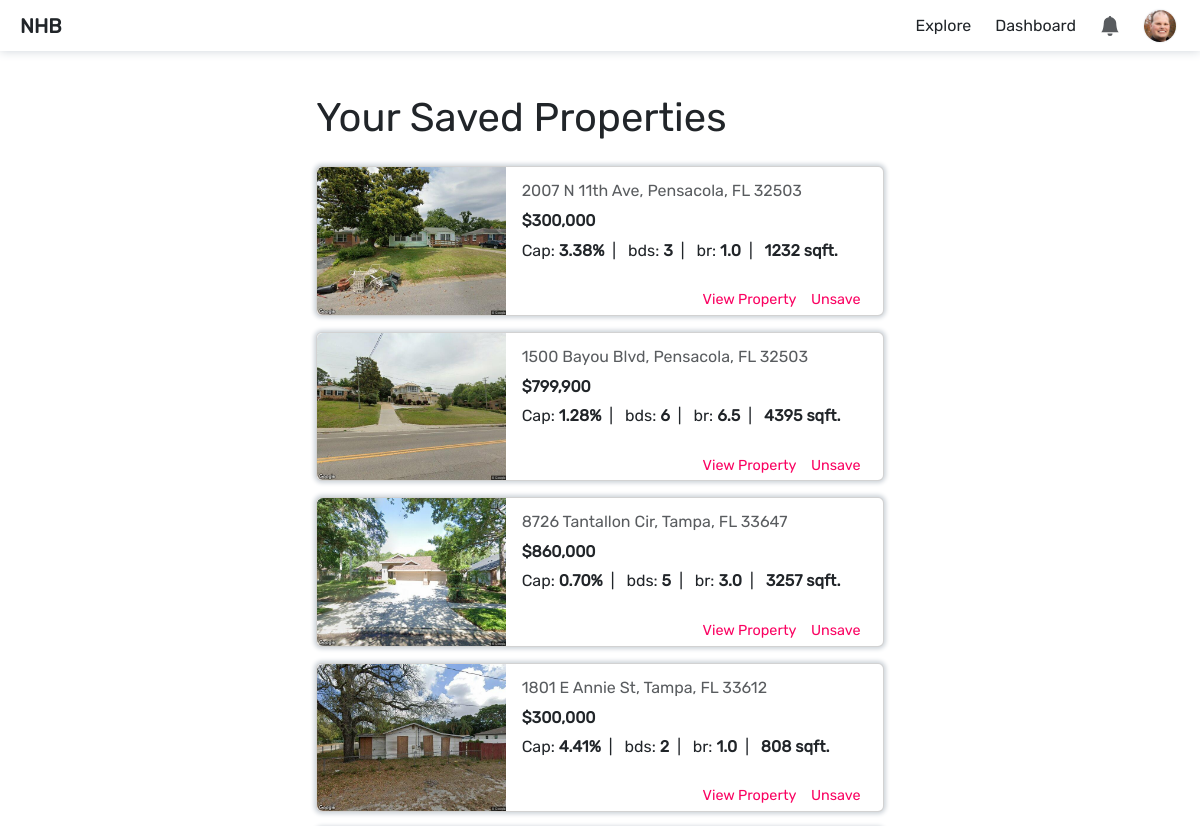
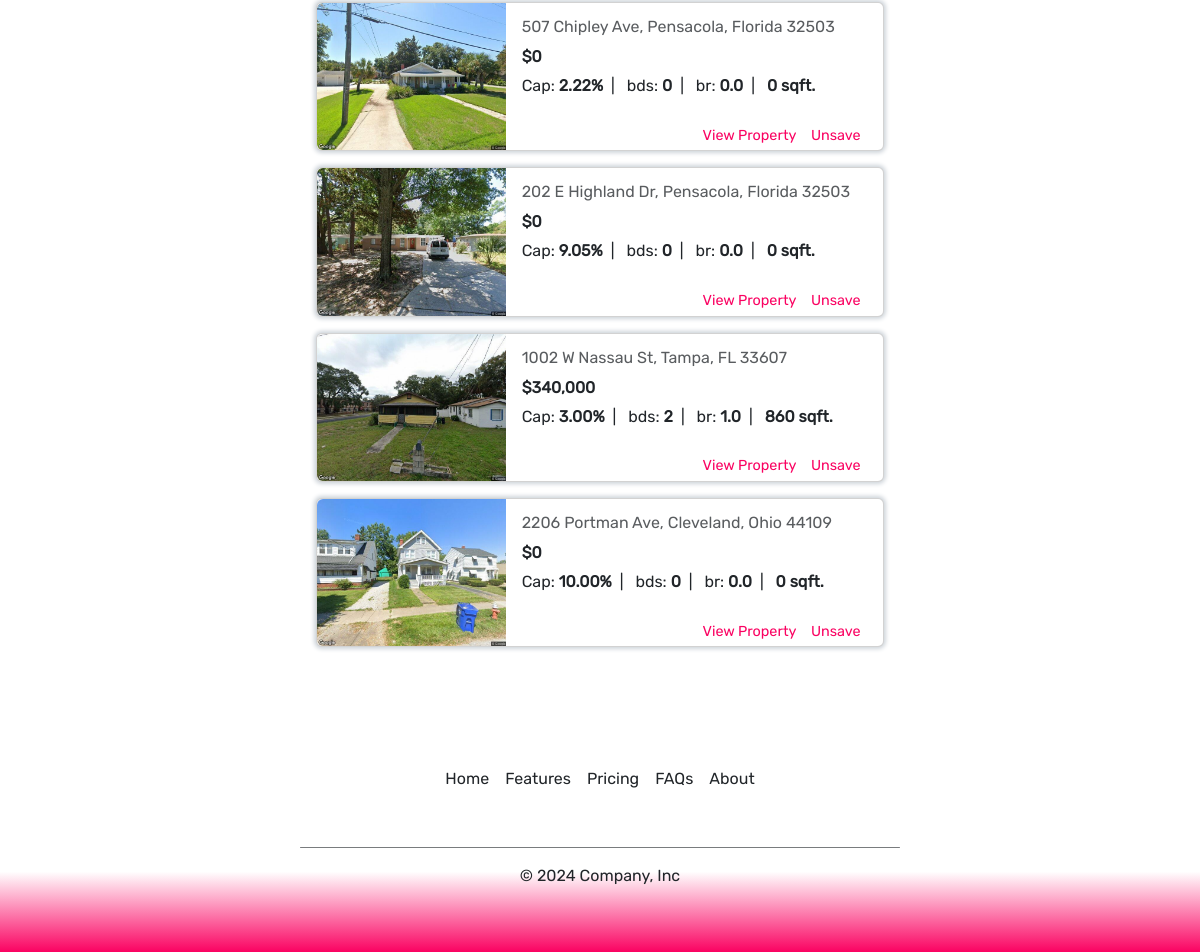
The app's page /profile/saved/ (signed in) with its own data (2 pictures, top to bottom).
### profiles/models.py (models this page shows, shortened)
class Profile(models.Model):
    user = models.ForeignKey(User, on_delete=models.CASCADE)
    theme = models.CharField(choices=[('light','light'), ('dark','dark')], max_length=100, default='light')
    goal = models.CharField(choices=GOAL_CHOICES, max_length=100, default='Searching for Investment Property')
    phone_number = models.CharField(max_length=10, blank=True, null=True)
    location = models.CharField(max_length=100, blank=True, null=True)
    profile_picture = models.ImageField(upload_to='profile_pictures', blank=True, null=True)

### property/models.py (models this page shows, shortened)
class SavedProperty(models.Model):
    profile = models.ForeignKey(Profile, on_delete=models.CASCADE)
    property_id = models.CharField(max_length=100)
    address = models.CharField(max_length=250)
    city = models.CharField(max_length=100)
    state = models.CharField(max_length=2)
    zip = models.IntegerField()
    image = models.ImageField(upload_to='property_images/', default='property_images/default/shrek.webp')
    price = models.DecimalField(max_digits=10, decimal_places=2)
    cap_rate = models.DecimalField(max_digits=7, decimal_places=4)
    beds = models.IntegerField()
    baths = models.DecimalField(max_digits=2, decimal_places=1)
    sq_ft = models.IntegerField()
    timestamp = models.DateTimeField(auto_now_add=True)
    archived = models.BooleanField(default=False)
    class Meta:
        constraints = [
            models.UniqueConstraint('profile', 'property_id', name='profile-property_id'),
        ]
    @property
    def endpoint(self):
        return f'/property/detail/state={self.state}&city={self.city}&address={self.address}&zip={self.zip}&id={self.property_id}/'
    @property
    def address_full(self):
        return f'{self.address}, {self.city}, {self.state} {self.zip}'

### profiles/views.py (the view)
# urls.py: path('saved/', views.saved_property_list_view, name='saved_property_list'),
@login_required(login_url='/account/login/')
def saved_property_list_view(request, *args, **kwargs):
    profile = Profile.objects.get(user=request.user)
    saved_properties_qs = SavedProperty.objects.filter(profile=profile).filter(archived=False).order_by('-timestamp')
    return render(request, 'profile/saved-properties.html', { 'profile': profile, 'saved_properties': saved_properties_qs })

### agent/templatetags/is_agent.py (called while the page is built)
@register.filter(name='is_agent')
def is_agent(user: User, group_name='Agent'):
    return user.groups.filter(name=group_name).exists()

### property/templatetags/currency.py (called while the page is built)
@register.filter(name='currency')
def currency(value: str, decimal: int)-> str:
    if type(value) == str:
        if value == '':
            value = 0
        else:
            value = float(value)
    return f'${value:,.{decimal}f}'

### property/templatetags/percentage.py (called while the page is built)
@register.filter(name='percentage')
def percentage(value: float)-> str:
    return f'{value*100:.2f}%'

### templates/profile/saved-properties.html
{% extends "base.html" %}
{% block content %}
<div class="container col-12 col-md-8 col-lg-6 py-5 px-3">
    <h1 class="mb-4">Your Saved Properties</h1>
    <div id="saved-property-container">
    {% if not saved_properties %}
        <p>No saved properties.</p>
    {% else %}
    {% for property in saved_properties %}
        {% include "profile/partials/saved-property-card.html" %}
    {% endfor %}
    {% endif %}
    </div>
</div>
{% endblock content %}

### templates/components/nav.html (shortened to what this page needs)
{% load is_agent %}
<nav
id="navbar"
class="navbar navbar-expand-lg w-100 py-1"
>
    <div class="container-fluid m-0">
        <div class="collapse navbar-collapse justify-content-between" id="navbarSupportedContent">
            <a id='brand' class="navbar-brand px-2" href="/">NHB</a>
            <ul class="navbar-nav mb-2 mb-lg-0">
                <li class="nav-item me-2">
                    <a class="nav-link {% if '/explore/' in request.get_full_path %}active{% endif %}" href="/explore/">
                        Explore
                    </a>
                </li>
                {% if not request.user|is_agent %}
                <li class="nav-item me-2 dropdown">
                    <a class="nav-link dropdown-toggle {% if '/agent/' in request.get_full_path %}active{% endif %}" href="#" role="button" data-bs-toggle="dropdown" aria-expanded="false">
                        Agents
                    </a>
                    <ul id='agent-dropdown' class="dropdown-menu">
                        <li><a class="dropdown-item" href="#">Find an Agent</a></li>
                        <li><hr class="dropdown-divider"></li>
                        <li><a class="dropdown-item" href="/agent/become-an-agent/">Become an Agent</a></li>
                    </ul>
                </li>
                {% else %}
                <li class="nav-item me-2">
                    <a class="nav-link {% if '/agent/' in request.get_full_path %}active{% endif %}" href="/agent/dashboard/">
                        Dashboard
                    </a>
                </li>
                {% endif %}
                {% if not user.is_authenticated %}
                    <li class="nav-item">
                        <a class="nav-link" href="/account/register/">Login / Signup</a>
                    </li>
                    {% else %}
                    <li class="nav-item dropdown h-100 align-items-start me-2 " >
                        <a
                        id="notification-dropdown-tg"
                        class="nav-link dropdown-toggle d-flex align-items-center position-relative"
                        href="#"
                        role="button"
                        data-bs-toggle="dropdown"
                        aria-expanded="false"
                        onclick="clearNotifications()"
                        >
                            <svg id="notification-icon" xmlns="http://www.w3.org/2000/svg" width="20" height="20" fill="white" class="bi bi-bell-fill" viewBox="0 0 16 16">
                                <path d="M8 16a2 2 0 0 0 2-2H6a2 2 0 0 0 2 2m.995-14.901a1 1 0 1 0-1.99 0A5 5 0 0 0 3 6c0 1.098-.5 6-2 7h14c-1.5-1-2-5.902-2-7 0-2.42-1.72-4.44-4.005-4.901"/>
                            </svg>
                        </a>
                    </li>
                    <li class="nav-item dropdown">
                        <a id="profile-dropdown-tg" class="nav-link dropdown-toggle d-flex align-items-center" href="#" role="button" data-bs-toggle="dropdown" aria-expanded="false">
                            <div id="profile-badge-container">
                            {% if not user.profile_set.first.profile_picture %}
                                {% include "icons/profile-icon.html" %}
                            {% else %}
                                <img src="{{ user.profile_set.first.profile_picture.url }}" class="profile-badge me-1" alt="profile picture">
                            {% endif %}
                            </div>
                        </a>
                    </li>
                {% endif %}
            </ul>
        </div>
    </div>
</nav>

### templates/profile/partials/saved-property-card.html (shortened to what this page needs)
{% load static %}
{% load currency %}
{% load percentage %}
{% load comma %}
<div id="property-card-{{property.property_id}}" class="card mb-3 w-auto" style="box-shadow: 0 0 4px 2px var(--bs-dark-bg-subtle);">
    <div class="row g-0">
        <div class="col-4 col-md-4">
            <img src="{{property.image.url}}" class="img-fluid rounded-start h-100 card-image" alt="...">
        </div>
        <div class="col-8 col-md-8">
            <div class="card-body h-100  align-items-center py-1 ps-3 pe-2">
                <div class="property-card-details h-75 pt-2">
                    <p class="text-muted mb-2">{{ property.address_full }}</p>
                    <h6 style="font-weight:600;">{{ property.price|currency:0 }}</h6>
                    <p class="mb-2" style="font-size:1rem;">
                        Cap: <strong >{{ property.cap_rate|percentage }}</strong>&ensp;|&ensp;
                        bds: <strong>{{ property.beds }}</strong>&ensp;|&ensp;
                        br: <strong>{{ property.baths }}</strong>&ensp;|&ensp;
                        <strong>{{ property.sq_ft }} sqft.</strong>
                    </p>
                </div>
                <div id="card-button-container" class="d-flex pb-2 h-25">
                    <a style="color:var(--love);" href="{{property.endpoint}}">View Property</a>
                    {% if user == request.user %}
                        <a
                        style="color:var(--love);"
                        hx-post="{% url 'toggle_property_saved' %}"
                        hx-target="#property-card-{{property.property_id}}"
                        hx-vals='{ "view": "profile", "property": { "propertyId": "{{property.property_id}}" }}'
                        hx-swap="outerHTML"
                        >Unsave</a>
                    {% endif %}
                </div>
            </div>
        </div>
    </div>
</div>

### static/css/styles.css (style rules this page uses)
:root { --background: #292b2c; --foreground: #f5f5f5; --primary: #707070; --love: #fa0261; --hidden: #34d3eb; }
body { font-family: Rubik,Arial,sans-serif!important; }

### templates/profile/partials/saved-property-card.html (style rules this page uses)
#card-button-container { display: flex; justify-content: flex-end; align-items: flex-end; }
#card-button-container a { color: var(--bs-secondary-color); font-size: .9rem; cursor: pointer; margin-right: .9rem; text-decoration: none; }

### records on screen
SavedProperty: image (picture), address_full "2007 N 11th Ave, Pensacola, FL 32503", price "$300,000", cap_rate|percentage "3.38%", beds "3", baths "1.0", sq_ft "1232"
SavedProperty: image (picture), address_full "1500 Bayou Blvd, Pensacola, FL 32503", price "$799,900", cap_rate|percentage "1.28%", beds "6", baths "6.5", sq_ft "4395"
SavedProperty: image (picture), address_full "8726 Tantallon Cir, Tampa, FL 33647", price "$860,000", cap_rate|percentage "0.70%", beds "5", baths "3.0", sq_ft "3257"
SavedProperty: image (picture), address_full "1801 E Annie St, Tampa, FL 33612", price "$300,000", cap_rate|percentage "4.41%", beds "2", baths "1.0", sq_ft "808"
SavedProperty: image (picture), address_full "507 Chipley Ave, Pensacola, Florida 32503", price "$0", cap_rate|percentage "2.22%", beds "0", baths "0.0", sq_ft "0"
SavedProperty: image (picture), address_full "202 E Highland Dr, Pensacola, Florida 32503", price "$0", cap_rate|percentage "9.05%", beds "0", baths "0.0", sq_ft "0"
SavedProperty: image (picture), address_full "1002 W Nassau St, Tampa, FL 33607", price "$340,000", cap_rate|percentage "3.00%", beds "2", baths "1.0", sq_ft "860"
SavedProperty: image (picture), address_full "2206 Portman Ave, Cleveland, Ohio 44109", price "$0", cap_rate|percentage "10.00%", beds "0", baths "0.0", sq_ft "0"
